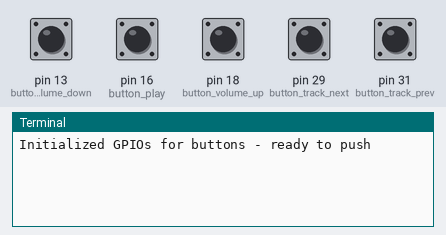
Bench run of a program on a simulated Raspberry Pi (header pin numbers). Shown: the last lines printed to the terminal. Inputs (shaded band) come from the test bench; at power-on: pin 13 (button_volume_down), pin 16 (button_play), pin 18 (button_volume_up), pin 29 (button_track_next), pin 31 (button_track_prev) HIGH. Values from a settings file that is not in the repository are placeholders; web requests get an empty 200 reply after 0.4 s.

Above: at 1.2 s.
1.3 s: pin 13 (button_volume_down) pulled LOW for 0.15 s
At 2.9 s:
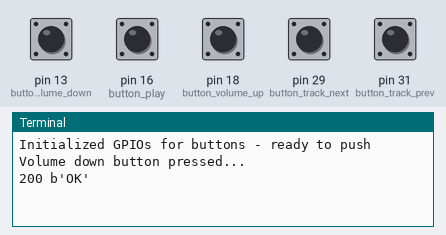
3.2 s: pin 16 (button_play) pulled LOW for 0.15 s
At 3.46 s:
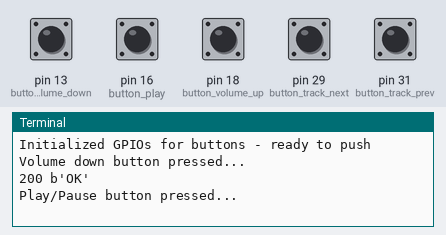
4.8 s: pin 18 (button_volume_up) pulled LOW for 0.15 s
At 5.06 s:
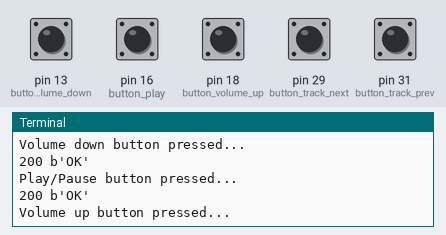
6.4 s: pin 29 (button_track_next) pulled LOW for 0.15 s
At 6.66 s:
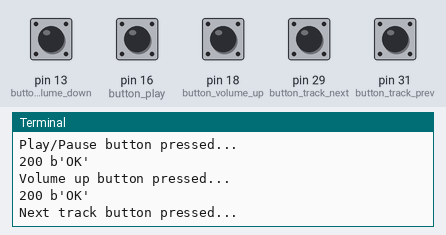
8.0 s: pin 31 (button_track_prev) pulled LOW for 0.15 s
At 8.26 s:
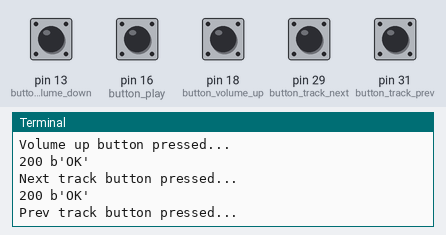

The program:

button_control.py
```python
#!/usr/bin/env python

import os
import RPi.GPIO as GPIO
import time
import signal
import requests

player_host = os.environ['PLAYER_HOST']

button_play = 16
button_volume_up = 18
button_volume_down = 13
button_track_next = 29
button_track_prev = 31

def setup():
    GPIO.setmode(GPIO.BOARD)
    GPIO.setup(button_play, GPIO.IN, pull_up_down=GPIO.PUD_UP)
    GPIO.setup(button_volume_up, GPIO.IN, pull_up_down=GPIO.PUD_UP)
    GPIO.setup(button_volume_down, GPIO.IN, pull_up_down=GPIO.PUD_UP)
    GPIO.setup(button_track_next, GPIO.IN, pull_up_down=GPIO.PUD_UP)
    GPIO.setup(button_track_prev, GPIO.IN, pull_up_down=GPIO.PUD_UP)
    print('Initialized GPIOs for buttons - ready to push')

def send_play_request():
    r = requests.get('http://' + player_host + '/rfid_player/play')
    print(r.status_code, r.reason)

def send_volume_request(change_event):
    r = requests.get('http://' + player_host + '/rfid_player/volume/' + change_event)
    print(r.status_code, r.reason)

def send_track_request(change_event):
    r = requests.get('http://' + player_host + '/rfid_player/track/' + change_event)
    print(r.status_code, r.reason)

def loop():
    while True:
        button_play_state = GPIO.input(button_play)
        button_volume_up_state = GPIO.input(button_volume_up)
        button_volume_down_state = GPIO.input(button_volume_down)
        button_track_next_state = GPIO.input(button_track_next)
        button_track_prev_state = GPIO.input(button_track_prev)

        if button_play_state == False:
            print('Play/Pause button pressed...')
            send_play_request()
            while GPIO.input(button_play) == False:
                time.sleep(0.3)
        if button_volume_up_state == False:
            print('Volume up button pressed...')
            send_volume_request('up')
            while GPIO.input(button_volume_up) == False:
                time.sleep(0.3)
        if button_volume_down_state == False:
            print('Volume down button pressed...')
            send_volume_request('down')
            while GPIO.input(button_volume_down) == False:
                time.sleep(0.3)
        if button_track_next_state == False:
            print('Next track button pressed...')
            send_track_request('next')
            while GPIO.input(button_track_next) == False:
                time.sleep(0.3)
        if button_track_prev_state == False:
            print('Prev track button pressed...')
            send_track_request('prev')
            while GPIO.input(button_track_prev) == False:
                time.sleep(0.3)
        time.sleep(0.1)

if __name__ == '__main__':
    setup()
    loop()
```

Measured:
- after the input at 1.3 s, the terminal: prints a new line at once (image 1)
- after the input at 3.2 s, the terminal: prints a new line at once (image 2)
- after the input at 4.8 s, the terminal: prints a new line at once (image 3)
- after the input at 6.4 s, the terminal: prints a new line at once (image 4)
- after the input at 8.0 s, the terminal: prints a new line at once (image 5)
